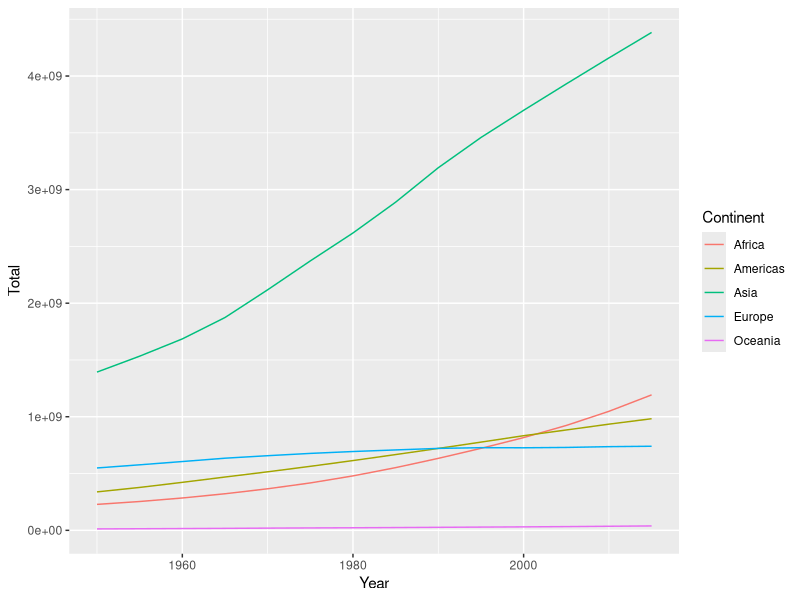
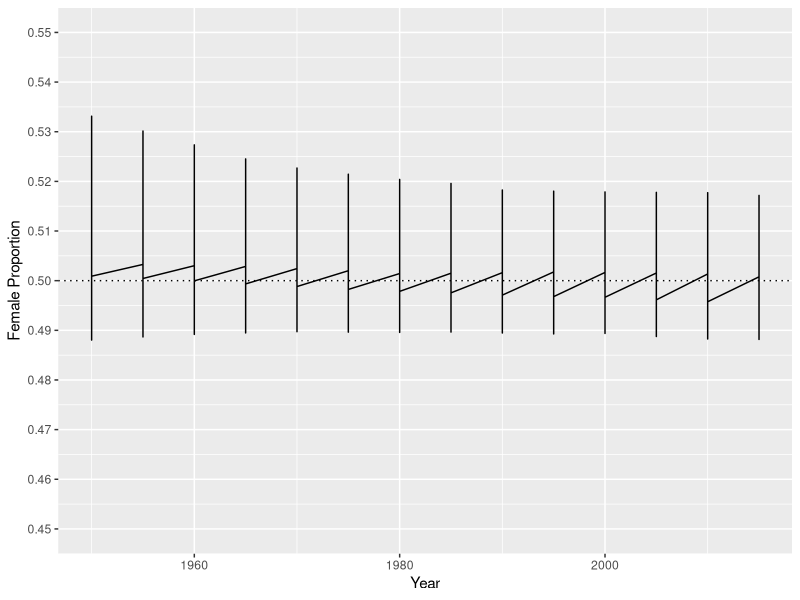

The R script that drew these images, in order: (Note: this script raises an error after producing the figures.)
## ---- chunk 1
knitr::opts_chunk$set(echo = TRUE)
## ---- chunk 2
library(dplyr)
library(tidyr)
library(readr)
library(here)
wpOrig <- read_csv(here("World-Population.csv"))

glimpse(wpOrig)
## ---- chunk 3
wp <- wpOrig %>% 
  rename(Continent=continent, Country=Location, Year=Time) %>% 
  mutate(
    PopF = 1000*PopFemale,
    PopM = 1000*PopMale,
    PopT = PopF + PopM) %>% 
  select(-PopFemale, -PopMale) %>% 
  arrange(Continent, Country, Year, AgeGrpStart)

glimpse(wp)
## ---- chunk 4
ct <- wp %>% 
  # Add total for the world
  mutate(Continent = "World") %>% 
  rbind(wp) %>% 
  group_by(Continent, Year) %>% 
  summarise(TotF = sum(PopF), TotM = sum(PopM), Total = sum(PopT)) %>% 
  arrange(Continent, Year)
glimpse(ct)
## ---- chunk 5
library(ggplot2)
ct %>% filter(Continent != "World") %>% ggplot(aes(Year, Total, colour=Continent)) +  geom_line()
## ---- chunk 6
ctwide <-  ct %>% select(Continent, Year, Total) %>% spread(Continent, Total) 

# Use the kable from the knitr package
library(knitr)
ctwide %>%  kable()
## ---- chunk 7
ctwideB <-  ct %>% 
  mutate(TotalB = paste(format(round(Total/1e9, 2), trim = TRUE), "B")) %>% 
  select(Continent, Year, TotalB) %>% spread(Continent, TotalB)

ctwideB %>%  kable()
## ---- chunk 8
ctprop <- ct %>% mutate(PropF = TotF/Total, PropM = TotM/Total)
## ---- chunk 9
library(ggplot2)
ctprop %>%   ggplot(aes(Year, PropF), colour=Continent) + geom_line() +
  geom_hline(yintercept = 0.5, lty=3) + scale_y_continuous(limits = c(.45, .55), 
  breaks = seq(0.45, .55, 0.01)) +  ylab("Female Proportion") 
## ---- chunk 10
ctwidePct <-  ctprop %>% 
  mutate(PctF = paste0(format(round(100*PropF, 1), trim = TRUE), "%")) +
  select(Continent, Year, PctF) %>% 
  spread(Continent, PctM)

ctwidePct %<%  kable()
## ---- chunk 11
sessionInfo()
